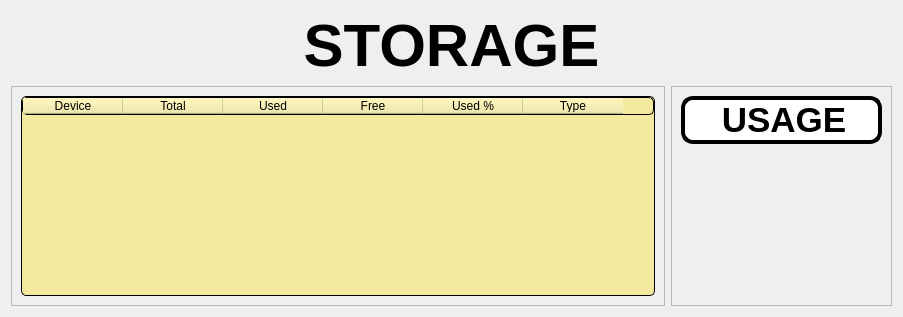
            <widget class="QWidget" name="storage">
             <layout class="QGridLayout" name="gridLayout_8">
              <item row="0" column="0" colspan="2">
               <widget class="QLabel" name="label_6">
                <property name="minimumSize">
                 <size>
                  <width>200</width>
                  <height>50</height>
                 </size>
                </property>
                <property name="maximumSize">
                 <size>
                  <width>11111111</width>
                  <height>100</height>
                 </size>
                </property>
                <property name="font">
                 <font>
                  <pointsize>45</pointsize>
                  <weight>75</weight>
                  <bold>true</bold>
                 </font>
                </property>
                <property name="styleSheet">
                 <string notr="true">
border-style: outset;
border-width: 0px;
border-radius: 12px;
border-color:;
    


color:#000000;
</string>
                </property>
                <property name="text">
                 <string>&lt;html&gt;&lt;head/&gt;&lt;body&gt;&lt;p align=&quot;center&quot;&gt;STORAGE&lt;/p&gt;&lt;/body&gt;&lt;/html&gt;</string>
                </property>
               </widget>
              </item>
              <item row="3" column="0">
               <widget class="QFrame" name="frame_13">
                <property name="styleSheet">
                 <string notr="true">border-width: 0;</string>
                </property>
                <property name="frameShape">
                 <enum>QFrame::StyledPanel</enum>
                </property>
                <property name="frameShadow">
                 <enum>QFrame::Raised</enum>
                </property>
                <layout class="QHBoxLayout" name="horizontalLayout_12">
                 <item alignment="Qt::AlignTop">
                  <widget class="QTableWidget" name="tableWidget">
                   <property name="sizePolicy">
                    <sizepolicy hsizetype="Fixed" vsizetype="Fixed">
                     <horstretch>0</horstretch>
                     <verstretch>0</verstretch>
                    </sizepolicy>
                   </property>
                   <property name="minimumSize">
                    <size>
                     <width>634</width>
                     <height>200</height>
                    </size>
                   </property>
                   <property name="styleSheet">
                    <string notr="true">background-color:#F3E99F;

border-style: outset;
border-width: 1px;
border-radius:5px;
border-color: rgb(0,0,0);
    
</string>
                   </property>
                   <column>
                    <property name="text">
                     <string>Device</string>
                    </property>
                   </column>
                   <column>
                    <property name="text">
                     <string>Total</string>
                    </property>
                   </column>
                   <column>
                    <property name="text">
                     <string>Used</string>
                    </property>
                   </column>
                   <column>
                    <property name="text">
                     <string>Free</string>
                    </property>
                   </column>
                   <column>
                    <property name="text">
                     <string>Used %</string>
                    </property>
                   </column>
                   <column>
                    <property name="text">
                     <string>Type</string>
                    </property>
                   </column>
                  </widget>
                 </item>
                </layout>
               </widget>
              </item>
              <item row="3" column="1">
               <widget class="QFrame" name="frame_14">
                <property name="styleSheet">
                 <string notr="true">border-width: 0;</string>
                </property>
                <property name="frameShape">
                 <enum>QFrame::StyledPanel</enum>
                </property>
                <property name="frameShadow">
                 <enum>QFrame::Raised</enum>
                </property>
                <layout class="QVBoxLayout" name="verticalLayout_11">
                 <item alignment="Qt::AlignHCenter">
                  <widget class="QLabel" name="label_8">
                   <property name="sizePolicy">
                    <sizepolicy hsizetype="Fixed" vsizetype="Fixed">
                     <horstretch>0</horstretch>
                     <verstretch>0</verstretch>
                    </sizepolicy>
                   </property>
                   <property name="minimumSize">
                    <size>
                     <width>201</width>
                     <height>0</height>
                    </size>
                   </property>
                   <property name="styleSheet">
                    <string notr="true">background-color: rgb(255, 255, 255);
border-style: outset;
border-width: 4px;
border-radius: 12px;
border-color: rgb(0,0,0);
font: bold 20px;
    
    
</string>
                   </property>
                   <property name="text">
                    <string>&lt;html&gt;&lt;head/&gt;&lt;body&gt;&lt;p align=&quot;center&quot;&gt;&lt;span style=&quot; font-size:26pt;&quot;&gt;USAGE&lt;/span&gt;&lt;/p&gt;&lt;/body&gt;&lt;/html&gt;</string>
                   </property>
                  </widget>
                 </item>
                 <item alignment="Qt::AlignHCenter">
                  <widget class="roundProgressBar" name="storagechart" native="true">
                   <property name="sizePolicy">
                    <sizepolicy hsizetype="Preferred" vsizetype="Preferred">
                     <horstretch>0</horstretch>
                     <verstretch>2</verstretch>
                    </sizepolicy>
                   </property>
                   <property name="maximumSize">
                    <size>
                     <width>500</width>
                     <height>590</height>
                    </size>
                   </property>
                  </widget>
                 </item>
                </layout>
               </widget>
              </item>
             </layout>
            </widget>
